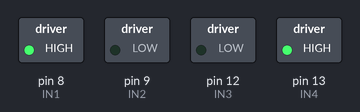
A sketch run on a simulated Arduino Uno, built with avr-gcc and run on an emulated ATmega328P. On the bench: switched loads named in the sketch (green lamp = pin HIGH).

Above: at 0.1 s.
Timing chart, 0 to 1.6 s (numbered marks = the images above):
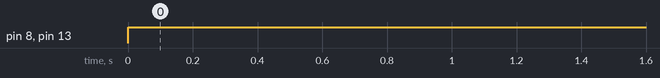

The sketch:

Motor.ino
```cpp
#define IN1 8
#define IN2 9
//#define ENA 10
//#define ENB 11
#define IN3 12
#define IN4 13


/*
Kecepatan bisa bervariasi dari 0-255 (0V-6V)

Cara:
#define ENA
#define ENB
pinMode(ENA,OUTPUT);
pinMode(ENB,OUTPUT);
digitalWrite(ENA, 255); untuk mengatur kecepatan motor A
digitalWrite(ENB, 255); untuk mengatur kecepatan motor B

Apabila:
> ENA dan ENB dijumper, maka kecepatan selalu maksimum
> ENA dan ENB dihubungkan ke arduino, maka kecepatan bisa diatur
> ENA dan ENB tidak dihubungkan kedua pinnya, maka ENA dan ENB tidak aktif
*/


void setup()
{
  pinMode(IN1,OUTPUT); // Roda motor A
  pinMode(IN2,OUTPUT); // Roda motor A
  //pinMode(ENA,OUTPUT);
  //pinMode(ENB,OUTPUT);
  pinMode(IN3,OUTPUT); // Roda motor B
  pinMode(IN4,OUTPUT); // Roda motor B

  digitalWrite(IN1, LOW);
  digitalWrite(IN2, LOW);
  digitalWrite(IN3, LOW);
  digitalWrite(IN4, LOW);
}

void loop()
{
  digitalWrite(IN1, HIGH);
  digitalWrite(IN2, LOW);
  digitalWrite(IN3, LOW);
  digitalWrite(IN4, HIGH);
}


void maju()
{
  digitalWrite(IN1, HIGH);
  digitalWrite(IN2, LOW);
  //digitalWrite(ENA,200);
  digitalWrite(IN3, LOW);
  digitalWrite(IN4, HIGH);
  //digitalWrite(ENB,60);
}

void mundur()
{
  digitalWrite(IN1, LOW);
  digitalWrite(IN2, HIGH);
  digitalWrite(IN3, HIGH);
  digitalWrite(IN4, LOW);
}

void berhenti()
{
  digitalWrite(IN1, LOW);
  digitalWrite(IN2, LOW);
  digitalWrite(IN3, LOW);
  digitalWrite(IN4, LOW);
}

void kiri()
{
  digitalWrite(IN1, LOW);
  digitalWrite(IN2, HIGH);
  digitalWrite(IN3, LOW);
  digitalWrite(IN4, HIGH);
}

void kanan()
{
  digitalWrite(IN1, HIGH);
  digitalWrite(IN2, LOW);
  digitalWrite(IN3, HIGH);
  digitalWrite(IN4, LOW);
}
```

Measured:
- by itself, pin 8 (IN1), pin 13 (IN4): LOW → HIGH at 0.00 s
